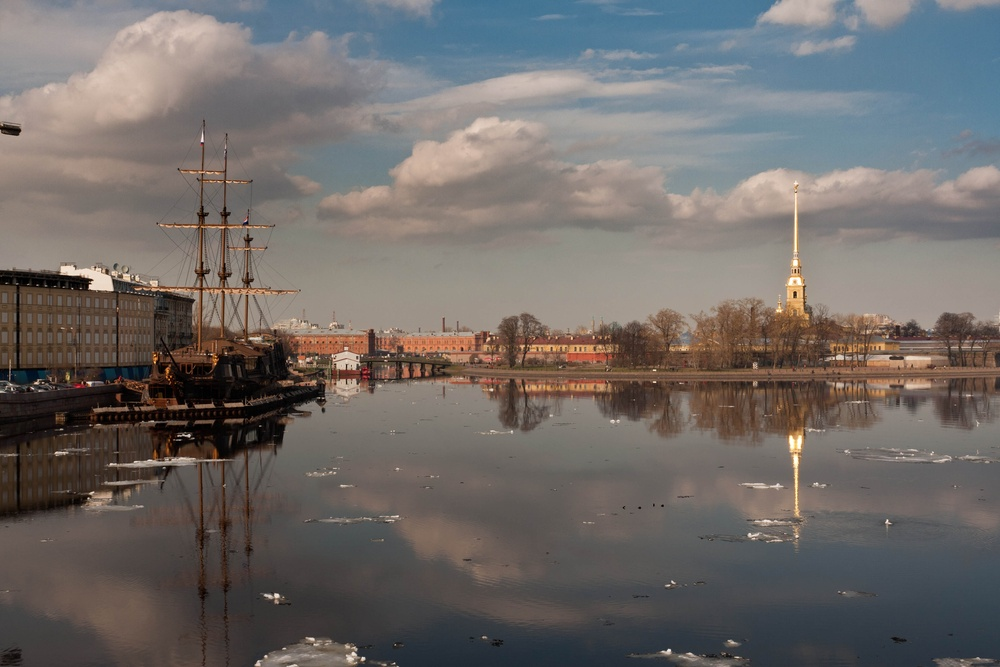
#> input picture data/opencv-stitching/boat1.jpg, 1000 x 667 px, shrunk from 3888 x 2592 before the run
$ python main.py
#> lines starting #> are read from the running program, lines starting #| are printed output that depends on the picture
### stitcher_utils.py
import math

import cv2
import imutils
import numpy as np

import blendImages


def detect_and_match_features(img1, img2, fe_algo="sift", match_algo="flann"):
    if fe_algo == "orb":
        keypoints1, descriptors1, keypoints2, descriptors2 = orb_feature_extraction(img1, img2)
    else:
        keypoints1, descriptors1, keypoints2, descriptors2 = sift_feature_extraction(img1, img2)

    if match_algo == "bf":
        matches = brute_force_matcher(descriptors1, descriptors2)
    else:
        matches = flann_matcher(descriptors1, descriptors2)

    good, matchedMask = lowe_ratio_test(matches)

    return keypoints1, keypoints2, matches, good, matchedMask


def sift_feature_extraction(img1, img2):
    sift = cv2.SIFT_create()
    kp1, des1 = sift.detectAndCompute(img1, None)
    kp2, des2 = sift.detectAndCompute(img2, None)
    return kp1, des1, kp2, des2


# [5 lines left out: function orb_feature_extraction, not called in this run]


def flann_matcher(des1, des2):
    FLANN_INDEX_KDTREE = 1
    index_params = dict(algorithm=FLANN_INDEX_KDTREE, trees=5)
    search_params = dict(checks=50)  # or pass empty dictionary
    flann = cv2.FlannBasedMatcher(index_params, search_params)

    matches = flann.knnMatch(des1, des2, k=2)

    return matches


# [5 lines left out: function brute_force_matcher, not called in this run]


def lowe_ratio_test(matches):
    good = []
    matchesMask = [[0, 0] for i in range(len(matches))]

    for i, (m, n) in enumerate(matches):
        if m.distance < 0.7 * n.distance:
            good.append(m)
            matchesMask[i] = [1, 0]

    return good, matchesMask


def draw_matches(img1, img2, kp1, kp2, matches, matchesMask, filename="drawn"):
    draw_params = dict(matchColor=(0, 255, 0),
                       singlePointColor=(255, 0, 0),
                       matchesMask=matchesMask,
                       flags=cv2.DrawMatchesFlags_DEFAULT)

    img3 = cv2.drawMatchesKnn(img1, kp1, img2, kp2, matches, None, **draw_params)
    cv2.imwrite(filename + "_matches.png", img3)


def estimate_homography(keypoints1, keypoints2, matches, threshold=5):
    src_points = np.float32([keypoints1[m.queryIdx].pt for m in matches]).reshape(-1, 1, 2)
    dst_points = np.float32([keypoints2[m.trainIdx].pt for m in matches]).reshape(-1, 1, 2)

    H, mask = cv2.findHomography(src_points, dst_points, cv2.RANSAC, threshold)
    return H, mask


def draw_inliers(img1, img2, kp1, kp2, matches, mask, filename="inliers.png"):
    matchesMask = mask.ravel().tolist()
    draw_params = dict(matchColor=(0, 255, 0),  # draw matches in green color
                       singlePointColor=None,
                       matchesMask=matchesMask,  # draw only inliers
                       flags=2)
    img3 = cv2.drawMatches(img1, kp1, img2, kp2, matches, None, **draw_params)
    cv2.imwrite(filename, img3)


def warp_images(img1, img2, H):
    h1, w1 = img1.shape[:2]
    h2, w2 = img2.shape[:2]

    corners1 = np.float32([[0, 0], [0, h1], [w1, h1], [w1, 0]]).reshape(-1, 1, 2)
    corners2 = np.float32([[0, 0], [0, h2], [w2, h2], [w2, 0]]).reshape(-1, 1, 2)
    warped_corners2 = cv2.perspectiveTransform(corners2, H)

    corners = np.concatenate((corners1, warped_corners2), axis=0)
    [xmin, ymin] = np.int32(corners.min(axis=0).ravel() - 0.5)
    [xmax, ymax] = np.int32(corners.max(axis=0).ravel() + 0.5)

    t = [-xmin, -ymin]
    Ht = np.array([[1, 0, t[0]], [0, 1, t[1]], [0, 0, 1]])

    warped_img1 = cv2.warpPerspective(img2, Ht @ H, (xmax - xmin, ymax - ymin))
    warped_img2 = cv2.warpPerspective(img2, Ht @ H, (xmax - xmin, ymax - ymin))
    warped_img2[t[1]:h1 + t[1], t[0]:w1 + t[0]] = img1
    warped_img = warped_img2

    # create partitions for blending function
    partition_1 = cv2.warpPerspective(img2, Ht @ H, (xmax - xmin, ymax - ymin))
    partition_2 = np.zeros(partition_1.shape)
    partition_2 = partition_2.astype(partition_1.dtype)
    partition_2[t[1]:h1 + t[1], t[0]:w1 + t[0]] = img1

    return warped_img, partition_1, partition_2


def stitch_two_images(img1, img2):
    print("Stitching two images")
    keypoints1, keypoints2, matches, good, _ = detect_and_match_features(img1, img2)
    H, mask = estimate_homography(keypoints1, keypoints2, good)
    warped_img, partition_1, partition_2 = warp_images(img2, img1, H)
    print("Warping done")

    result, blending_function, gradient, overlap_mask = blendImages.blend_images(partition_1, partition_2)

    return result


def resize_and_pad(img, w, h):
    # middle = imutils.resize(img, width=int(img.shape[1] * 1.2))
    hor = int((w / 2 - img.shape[1] / 2))
    vert = int((h / 2 - img.shape[0] / 2))
    middle = cv2.copyMakeBorder(img, vert, vert, hor, hor, 0)
    return middle


def stitcher(imgs):
    temp_img = imgs[0]
    for i in range(1, len(imgs)):
        if i == len(imgs):
            break

        temp_img = stitch_two_images(temp_img, imgs[i])
        temp_img = cv2.normalize(temp_img, None, 0, 255, cv2.NORM_MINMAX).astype('uint8')

    cv2.imwrite("output/img_before_rotate.png", temp_img)
    img1 = temp_img

    middle_index = math.floor(len(imgs) / 2)
    img2 = resize_and_pad(imgs[middle_index], img1.shape[1], img1.shape[0])

    keypoints1, keypoints2, matches, good, _ = detect_and_match_features(img1, img2)
    H, _ = estimate_homography(keypoints1, keypoints2, good)
    width, height = img2.shape[1], img2.shape[0]
    result = cv2.warpPerspective(img1, H, (width, height))

    return result

### blendImages.py
import cv2
import numpy as np
import imutils

debugCircles = False


def blend_images(warped_image_1, warped_image_2):
    print("Start blending")

    # create masks for images
    mask1 = cv2.cvtColor(warped_image_1, cv2.COLOR_RGB2GRAY)
    mask2 = cv2.cvtColor(warped_image_2, cv2.COLOR_RGB2GRAY)
    # threshold the masks
    threshhold1 = cv2.threshold(mask1, 0, 255, cv2.THRESH_BINARY)[1]
    threshhold2 = cv2.threshold(mask2, 0, 255, cv2.THRESH_BINARY)[1]

    # get overlap of masks
    overlap_mask = cv2.bitwise_and(threshhold1, threshhold2)

    # get average position of white pixels in threshholded images
    white_pixels1 = np.where(threshhold1 == 255)
    white_pixels2 = np.where(threshhold2 == 255)
    average_position_1 = np.flip(np.average(white_pixels1, axis=1))
    average_position_2 = np.flip(np.average(white_pixels2, axis=1))
    # average_position_1 = [average_position_1[0], average_position_1[1] + 1000]

    print("average_position_1: ", average_position_1)
    print("average_position_2: ", average_position_2)

    # make green circle at average position of white pixels
    if debugCircles:
        cv2.circle(warped_image_1, (int(average_position_1[0]), int(average_position_1[1])), 10, (0, 255, 0), -1)
        cv2.circle(warped_image_2, (int(average_position_2[0]), int(average_position_2[1])), 10, (0, 255, 0), -1)

    # get direction vector from average_position_1 to average_position_2
    gradient_direction = average_position_1 - average_position_2
    gradient_direction = gradient_direction / np.linalg.norm(gradient_direction)  # doesnt matter

    # generate 2d image with a smooth linear gradient in the direction of the "gradient_direction" vector
    gradient = np.zeros((warped_image_1.shape[0], warped_image_1.shape[1]), dtype=np.float32)
    for i in range(gradient.shape[0]):
        for j in range(gradient.shape[1]):
            gradient[i, j] = np.dot([j, i], gradient_direction)

    # remap values of blending function to range [0, 1]
    gradient = gradient - gradient.min()
    gradient = gradient / gradient.max()

    # multiply gradient with overlap
    blending_function = gradient * overlap_mask

    # normalize blending function
    blending_function = blending_function - np.min(blending_function[np.nonzero(blending_function)])
    blending_function = blending_function / blending_function.max()
    blending_function = blending_function

    # make blending_function mask an rgb image
    overlap_mask = np.stack((overlap_mask, overlap_mask, overlap_mask), axis=2)
    blending_function = np.stack((blending_function, blending_function, blending_function), axis=2)

    # compile the final blend

    # mask warped_image_1 with overlap_mask
    compiled_image = warped_image_1 * ((255 - overlap_mask) / 255)
    compiled_image += warped_image_2 * ((255 - overlap_mask) / 255)

    compiled_image += warped_image_1 * blending_function * (overlap_mask / 255)
    compiled_image += warped_image_2 * (1 - blending_function) * (overlap_mask / 255)

    print("Blending finished")

    result = compiled_image
    return result, 255 * blending_function, 255 * gradient, overlap_mask

### main.py
import cv2

from stitcher_utils import estimate_homography, warp_images, detect_and_match_features, draw_matches, draw_inliers, \
    stitch_two_images, stitcher
import blendImages

imagePath = './data/opencv-stitching/'

# Boat
img1 = cv2.imread(imagePath + 'boat1.jpg')
#> img1 is the input picture: shape (667, 1000, 3); mean B, G, R 104, 106.6, 111.8
img2 = cv2.imread(imagePath + 'boat2.jpg')
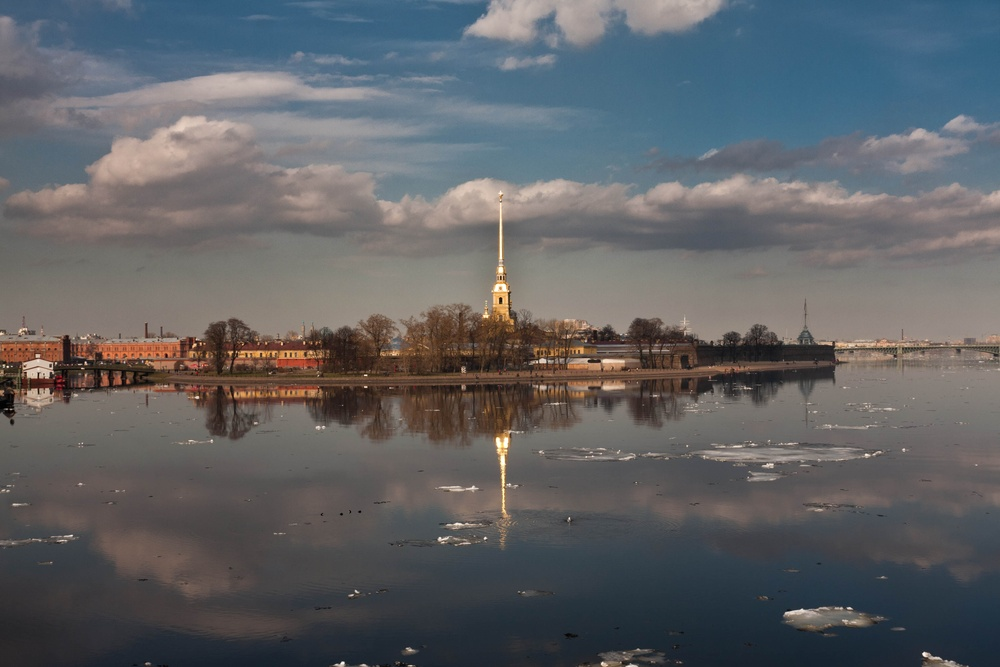
#> input picture data/opencv-stitching/boat2.jpg, 1000 x 667 px, shrunk from 3888 x 2592 before the run
#> img2 is the input picture: shape (667, 1000, 3); mean B, G, R 100.9, 98, 96.5

# Feature extraction and matching
keypoints1, keypoints2, matches, good, matchedMask = detect_and_match_features(img1, img2)
#> in sift_feature_extraction, `kp1, des1 = sift.detectAndCompute(img1, None)`: kp1 = 1818 keypoints; strongest (x, y, size): (189, 435, 2.3), (363, 659, 2.7), (277, 595, 3.3), (90, 383, 3.2)
#> in sift_feature_extraction, `kp2, des2 = sift.detectAndCompute(img2, None)`: kp2 = 1294 keypoints; strongest (x, y, size): (924, 654, 3.2), (343, 663, 2.4), (500, 299, 2.7), (197, 397, 2.2)
#> in detect_and_match_features, `keypoints1, descriptors1, keypoints2, descriptors2 = sift_feature_extr..`: keypoints1 has the same summary as kp1 in sift_feature_extraction; keypoints2 has the same summary as kp2 in sift_feature_extraction
#> in flann_matcher, `matches = flann.knnMatch(des1, des2, k=2)`: matches = 1818 matches
#> in lowe_ratio_test, `matchesMask = [[0, 0] for i in range(len(matches))]`: matchesMask = 1818 pairs, first value 0 to 0, second value 0 to 0
#> after the loop in lowe_ratio_test, `for i, (m, n) in enumerate(matches):`: good = 543 matches; matchesMask = 1818 pairs, first value 0 to 1, second value 0 to 0
#> in detect_and_match_features, `good, matchedMask = lowe_ratio_test(matches)`: good = 543 matches; matchedMask has the same summary as matchesMask in lowe_ratio_test
#> keypoints1 has the same summary as kp1 in sift_feature_extraction; keypoints2 has the same summary as kp2 in sift_feature_extraction; matches = 1818 matches; good = 543 matches; matchedMask has the same summary as matchesMask in lowe_ratio_test

# Draw keypoints on first pic and draw matches
kp_img = cv2.drawKeypoints(img1, keypoints1, None, flags=cv2.DRAW_MATCHES_FLAGS_DRAW_RICH_KEYPOINTS)
cv2.imwrite('output/sift_keypoints.png', kp_img)
draw_matches(img1, img2, keypoints1, keypoints2, matches, matchedMask, filename="flann")
#> in draw_matches, `draw_params = dict(matchColor=(0, 255, 0), singlePointColor=(255, 0, 0..`: draw_params = 4 items
# draw_matches(img1, img2, keypoints1, keypoints2, good, matchedMask, filename="flann_good")

# Estimate homography with the good matches
H, mask = estimate_homography(keypoints1, keypoints2, good)
#> in estimate_homography, `src_points = np.float32([keypoints1[m.queryIdx].pt for m in matches])...`: src_points = 543 rows, first 8: [226.9, 420.7], [226.9, 420.7], [272.1, 434.4], [272.4, 593.8], [307.5, 341.9], [320.3, 341.8], [321.6, 369.6], [322.9, 375]
#> in estimate_homography, `dst_points = np.float32([keypoints2[m.trainIdx].pt for m in matches])...`: dst_points = 543 rows, first 8: [797.7, 614.5], [797.7, 614.5], [433.6, 316.2], [504.3, 277.8], [22.87, 348.9], [22.87, 348.9], [9.87, 378.6], [11.5, 384.5]
#> in estimate_homography, `H, mask = cv2.findHomography(src_points, dst_points, cv2.RANSAC, thres..`: H = [[1.24, 0.00323, -389.3], [0.0792, 1.15, -43.9], [0.000246, -6.38e-06, 1]]; mask = 543 values, max 1 at index 6, min 0 at index 0, mean 0.956

# Draw inliers
draw_inliers(img1, img2, keypoints1, keypoints2, good, mask, filename="output/boat_inliers.png")
#> in draw_inliers, `matchesMask = mask.ravel().tolist()`: matchesMask has the same summary as mask in estimate_homography
#> in draw_inliers, `draw_params = dict(matchColor=(0, 255, 0),`: draw_params = 4 items

warped_img = warp_images(img2, img1, H)
#> in warp_images, `warped_corners2 = cv2.perspectiveTransform(corners2, H)`: warped_corners2 = [[-389.3, -43.9], [-388.8, 728.3], [687, 647.8], [683, 28.31]]
#> in warp_images, `corners = np.concatenate((corners1, warped_corners2), axis=0)`: corners = [[0, 0], [0, 667], [1000, 667], [1000, 0], [-389.3, -43.9], [-388.8, 728.3], [687, 647.8], [683, 28.31]]
#> in warp_images, `[xmin, ymin] = np.int32(corners.min(axis=0).ravel() - 0.5)`: xmin = -389; ymin = -44
#> in warp_images, `[xmax, ymax] = np.int32(corners.max(axis=0).ravel() + 0.5)`: xmax = 1000; ymax = 728
#> in warp_images, `t = [-xmin, -ymin]`: t = [389, 44]
#> in warp_images, `Ht = np.array([[1, 0, t[0]], [0, 1, t[1]], [0, 0, 1]])`: Ht = [[1, 0, 389], [0, 1, 44], [0, 0, 1]]

cv2.imwrite('output/boat_two_images_no_blend.png', warped_img[0])

# Boat
img1 = cv2.imread(imagePath + 'boat1.jpg')
img2 = cv2.imread(imagePath + 'boat2.jpg')
img3 = cv2.imread(imagePath + 'boat3.jpg')
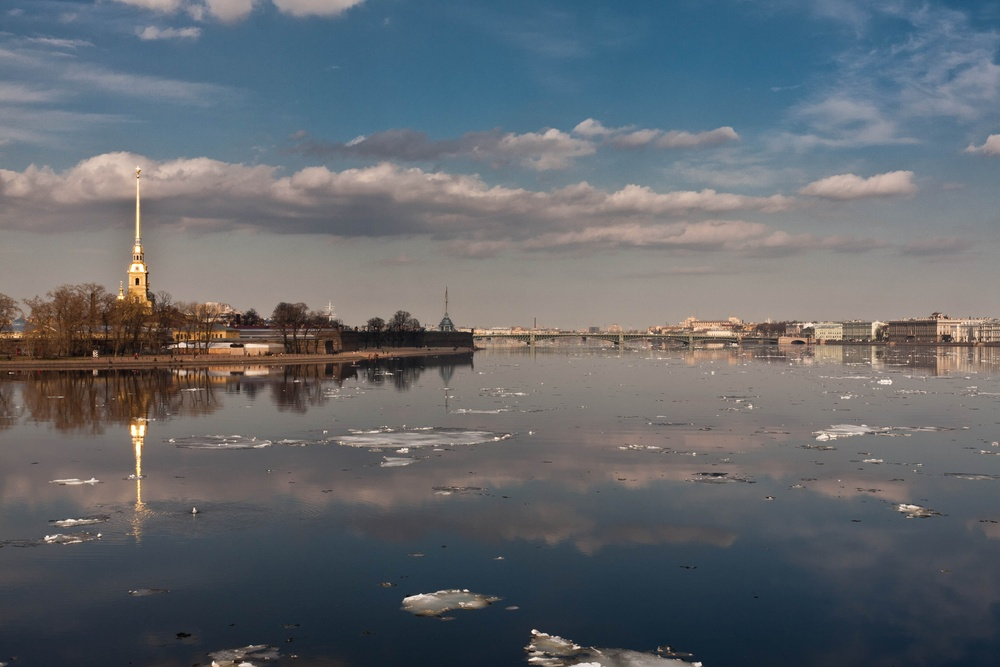
#> input picture data/opencv-stitching/boat3.jpg, 1000 x 667 px, shrunk from 3888 x 2592 before the run
#> img3 is the input picture: shape (667, 1000, 3); mean B, G, R 109.4, 103.9, 99.5
img4 = cv2.imread(imagePath + 'boat4.jpg')
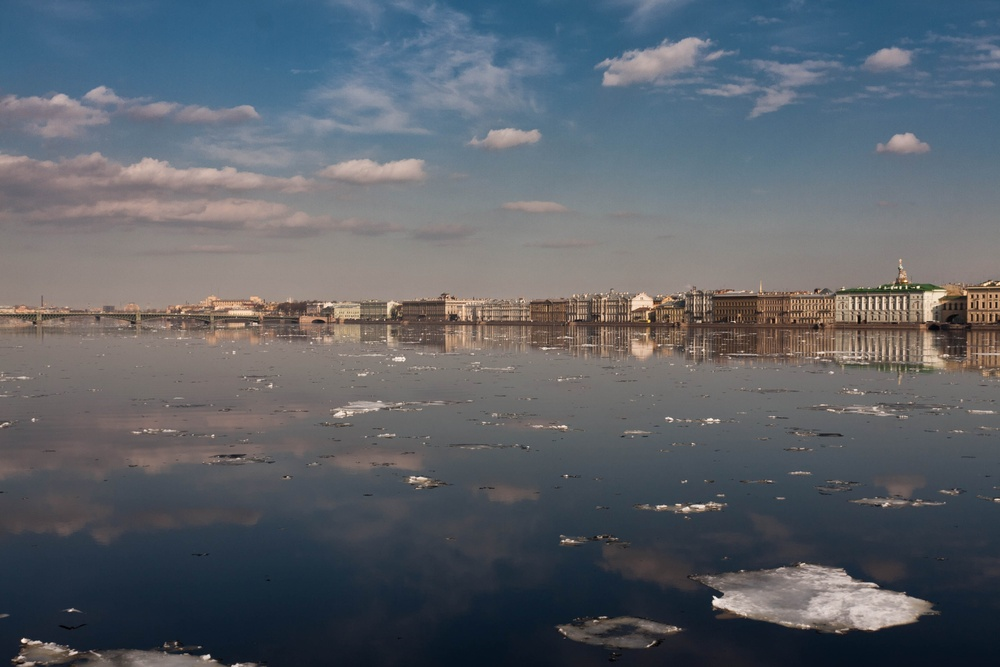
#> input picture data/opencv-stitching/boat4.jpg, 1000 x 667 px, shrunk from 3888 x 2592 before the run
#> img4 is the input picture: shape (667, 1000, 3); mean B, G, R 105.3, 97.9, 92.4
img5 = cv2.imread(imagePath + 'boat5.jpg')
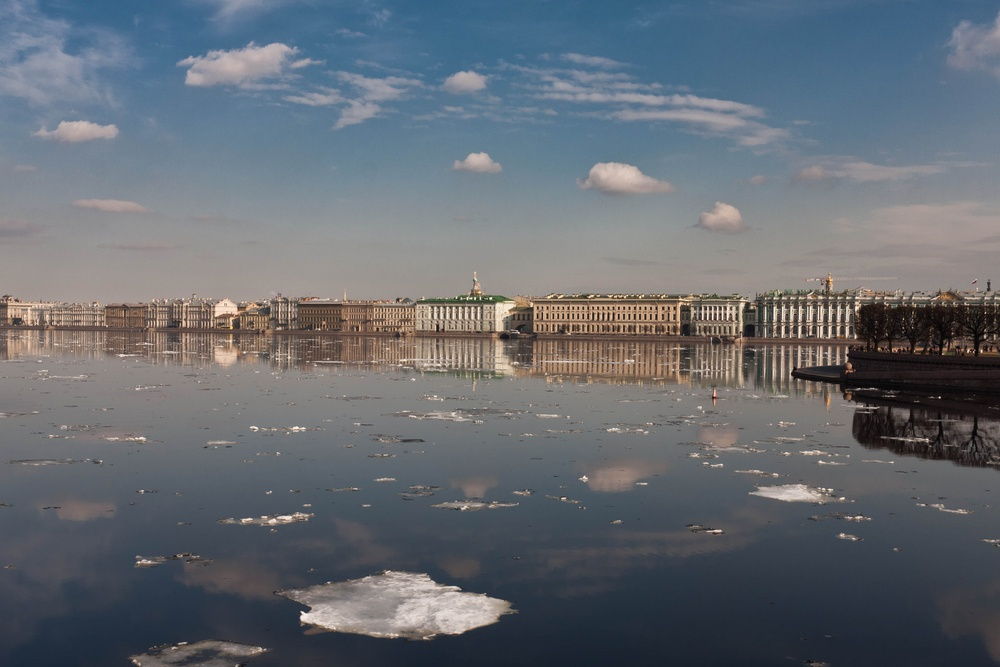
#> input picture data/opencv-stitching/boat5.jpg, 1000 x 667 px, shrunk from 3888 x 2592 before the run
#> img5 is the input picture: shape (667, 1000, 3); mean B, G, R 114, 106.8, 101

imgs = [img1, img2, img3, img4]
for i, img in enumerate(imgs):
    imgs[i] = cv2.resize(img, (int(img.shape[1] / 4), int(img.shape[0] / 4)))
#> this loop made 4 passes
#> after the loop, imgs = 4 items

result = stitcher(imgs)
#> the loop in stitcher, `for i in range(1, len(imgs)):` made 3 passes
#> (printed output is left out)
#> pass 1, in blend_images, `mask1 = cv2.cvtColor(warped_image_1, cv2.COLOR_RGB2GRAY)`:
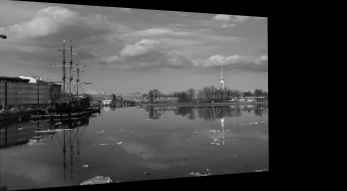
#> mask1: shape (191, 347); min 0, max 232, mean 73.1
#> after the loop in stitcher, `for i in range(1, len(imgs)):`:
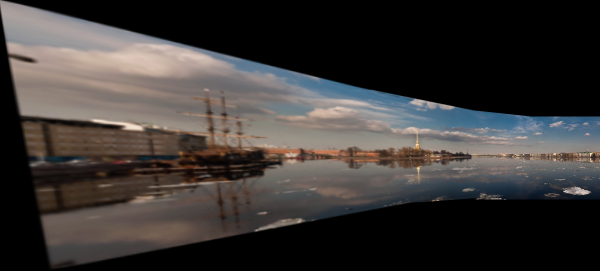
#> temp_img: shape (541, 1199, 3) (shown at 1/2 size); mean of channels 0, 1, 2 53.5, 55.2, 59.1; drawn as B, G, R
#> in stitcher, `middle_index = math.floor(len(imgs) / 2)`: middle_index = 2
#> in sift_feature_extraction (call 5), `kp1, des1 = sift.detectAndCompute(img1, None)`: kp1 = 588 keypoints; strongest (x, y, size): (1182, 307, 3), (1132, 383, 5.5), (836, 336, 3.8), (599, 442, 6.9)
#> in sift_feature_extraction (call 5), `kp2, des2 = sift.detectAndCompute(img2, None)`: kp2 = 172 keypoints; strongest (x, y, size): (623, 259, 130.7), (508, 294, 2.8), (633, 351, 3.1), (506, 226, 52.5)
#> in detect_and_match_features (call 5), `keypoints1, descriptors1, keypoints2, descriptors2 = sift_feature_extr..`: keypoints1 has the same summary as kp1 in sift_feature_extraction; keypoints2 has the same summary as kp2 in sift_feature_extraction
#> in flann_matcher (call 5), `matches = flann.knnMatch(des1, des2, k=2)`: matches = 588 matches
#> after the loop in lowe_ratio_test (call 5), `for i, (m, n) in enumerate(matches):`: good = 86 matches; matchesMask = 588 pairs, first value 0 to 1, second value 0 to 0
#> in detect_and_match_features (call 5), `good, matchedMask = lowe_ratio_test(matches)`: good = 86 matches; matchedMask = 588 pairs, first value 0 to 1, second value 0 to 0
#> in stitcher, `keypoints1, keypoints2, matches, good, _ = detect_and_match_features(i..`: keypoints1 has the same summary as kp1 in sift_feature_extraction; keypoints2 has the same summary as kp2 in sift_feature_extraction; matches = 588 matches; good = 86 matches
#> in estimate_homography (call 5), `src_points = np.float32([keypoints1[m.queryIdx].pt for m in matches])...`: src_points = 86 rows, first 8: [295.2, 306.1], [522.1, 347], [529.9, 425.5], [605.4, 310.8], [807.6, 296.5], [807.6, 296.5], [815, 312.2], [820.2, 310.3]
#> in estimate_homography (call 5), `dst_points = np.float32([keypoints2[m.trainIdx].pt for m in matches])...`: dst_points = 86 rows, first 8: [481.4, 255.7], [489.4, 260.7], [578.5, 336.1], [687.6, 271.1], [489.4, 260.7], [489.4, 260.7], [493.7, 274], [634.2, 270.6]
#> in stitcher, `H, _ = estimate_homography(keypoints1, keypoints2, good)`: H = [[0.135, -0.0551, 186], [-0.143, 0.451, 130.9], [-0.000505, -7.46e-05, 1]]
cv2.imwrite('stitcher_boat_4.png', result)

# Church 3 images
img1 = cv2.imread(imagePath + 'a1.png')
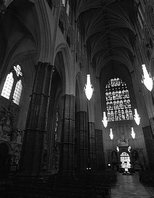
#> input picture data/opencv-stitching/a1.png, 154 x 198 px, shrunk from 600 x 768 before the run
#> img1 is the input picture: shape (198, 154, 3); min 0, max 255, mean 43.9
#> the loop in stitcher, `for i in range(1, len(imgs)):` made 1 pass
#| Stitching two images
img2 = cv2.imread(imagePath + 'a2.png')
img3 = cv2.imread(imagePath + 'a3.png')

imgs = [img1, img2, img3]
#> (the run stopped early here; a loop or call above may not have finished)
